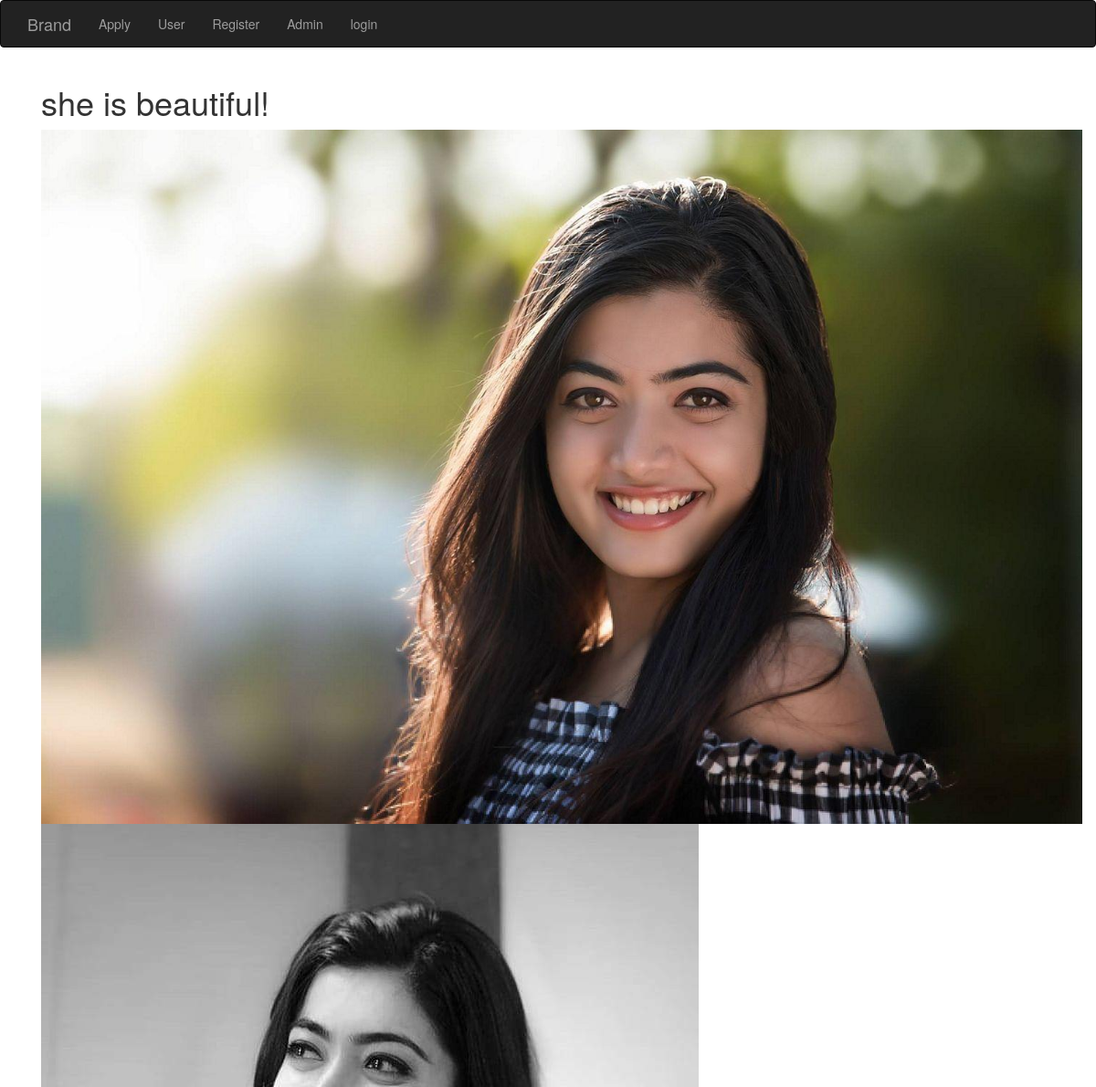
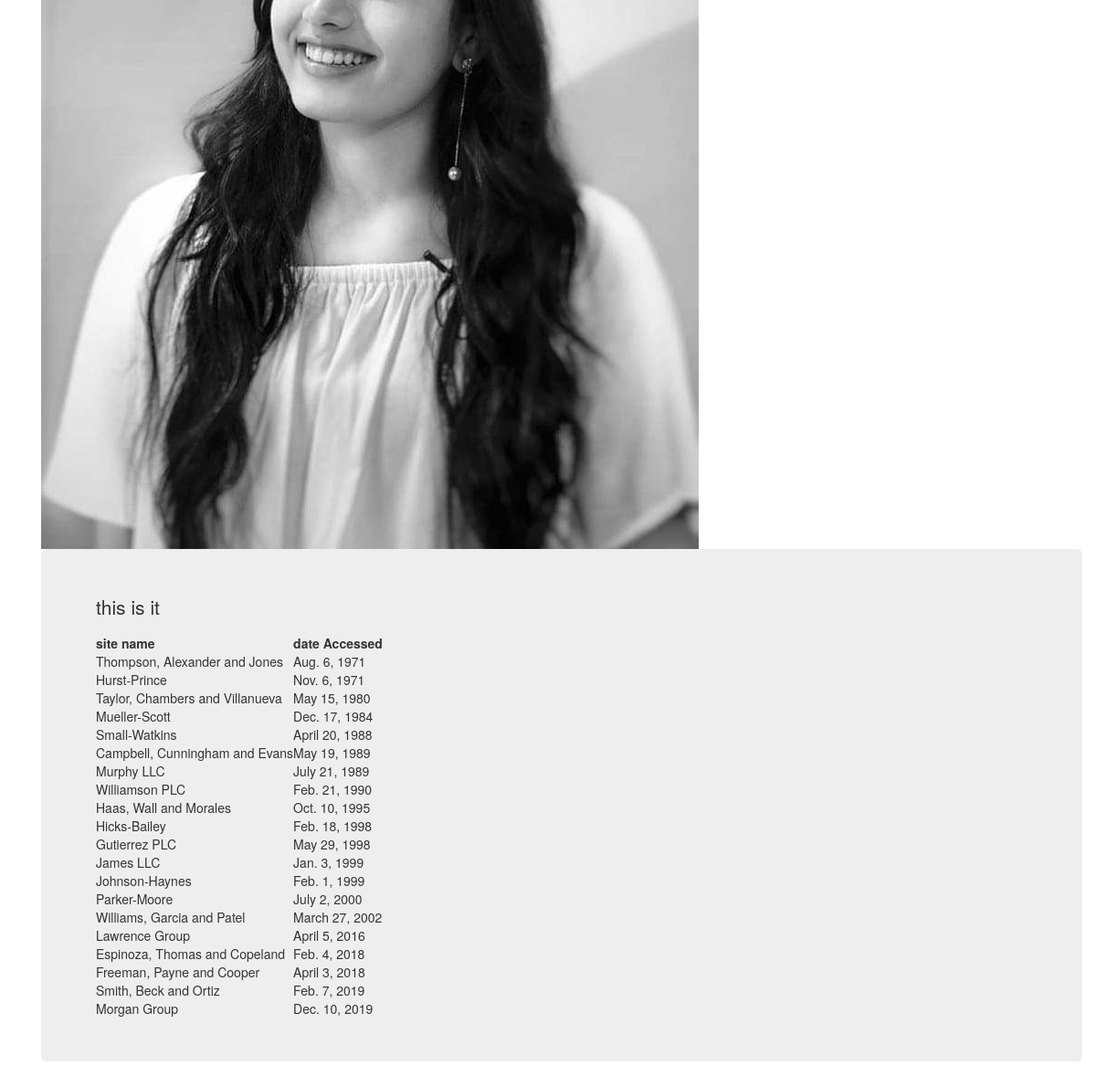
The page / on the database its author committed (2 pictures, top to bottom).
### first_app/models.py (models this page shows, shortened)
class Accessrecord(models.Model):
    name=models.ForeignKey(Webpage,on_delete=models.DO_NOTHING,)
    date=models.DateField()

class Webpage(models.Model):
    topic=models.ForeignKey(Topic,on_delete=models.DO_NOTHING,)
    name = models.CharField(max_length=264,unique=True)
    url=models.URLField(unique=True)
    def __str__(self):
        return self.name

### first_app/views.py (the view)
# urls.py: path('', views.index, name='index'),
def index(request):
    webpage_list=Accessrecord.objects.order_by('date')
    date_dict={'access_records':webpage_list}
    return render(request,'first_app/index.html',context=date_dict)

### templates/first_app/index.html
<!DOCTYPE html>
{% extends "first_app/base.html"%}
     {% block body_block %}
     {% load static%}
       <div class='container'>
         <h1>she is beautiful!</h1>
         <img class=" img-responsive " src="{% static "images/rash3.jpg" %}" alt="" />
         <img class=" img-responsive " src="{% static "images/rash2.jpg" %}" alt="" />
         <div class="jumbotron">
           <p>
             this is it
           </p>
           {% if access_records%}
           <table>
             <thead>
               <th>
                 site name
               </th>
               <th>
                 date Accessed
               </th>
             </thead>
             {% for i in access_records%}
             <tr>
               <td>
                 {{i.name}}
               </td>
               <td>
               {{ i.date}}
               </td>
             </tr>
             {%endfor%}
           </table>
           {%else%}
           <p>
             no access records
           </p>
           {%endif%}
         </div>
         </div>
    {% endblock %}

### templates/first_app/base.html (shortened to what this page needs)
<!DOCTYPE html>
<html lang="en" dir="ltr">
  <head>
    <link rel="stylesheet" href="https://maxcdn.bootstrapcdn.com/bootstrap/3.3.5/css/bootstrap.min.css">
  </head>
  <body>
    <nav class="navbar navbar-default navbar-inverse ">
      <div class="container">
        <ul class="nav navbar-nav">
          <li >
            <a class="navbar-brand" href="{%url "first_app:index"%}" class>Brand</a>
          </li>
          <li>
            <a class="navbar-link" href="{% url "first_app:form"%}">Apply</a>
          </li>
          <li>
            <a class="navbar-link" href="{% url "first_app:temp"%}">User</a>
          </li>
          <li>
            <a class="navbar-link" href="{% url "first_app:register"%}">Register</a>
          </li>
          <li>
            <a class="navbar-link" href="{% url "admin:index"%}">Admin</a>
          </li>
          {% if user.is_authenticated %}
          <li>
            <a class="navbar-link" href="{% url "logout"%}">logout</a>
          </li>
          {% else %}
          <li>
            <a class="navbar-link" href="{% url "first_app:login"%}">login</a>
          </li>
          {%endif%}
        </ul>
    </nav>
    <div class="container">
      {% block body_block %}
      {% endblock %}
    </div>
  </body>
</html>

### rows shown on the page
Accessrecord: name "Thompson, Alexander and Jones", date "Aug. 6, 1971"
Accessrecord: name "Hurst-Prince", date "Nov. 6, 1971"
Accessrecord: name "Taylor, Chambers and Villanueva", date "May 15, 1980"
Accessrecord: name "Mueller-Scott", date "Dec. 17, 1984"
Accessrecord: name "Small-Watkins", date "April 20, 1988"
Accessrecord: name "Campbell, Cunningham and Evans", date "May 19, 1989"
Accessrecord: name "Murphy LLC", date "July 21, 1989"
Accessrecord: name "Williamson PLC", date "Feb. 21, 1990"
Accessrecord: name "Haas, Wall and Morales", date "Oct. 10, 1995"
Accessrecord: name "Hicks-Bailey", date "Feb. 18, 1998"
Accessrecord: name "Gutierrez PLC", date "May 29, 1998"
Accessrecord: name "James LLC", date "Jan. 3, 1999"
Accessrecord: name "Johnson-Haynes", date "Feb. 1, 1999"
Accessrecord: name "Parker-Moore", date "July 2, 2000"
Accessrecord: name "Williams, Garcia and Patel", date "March 27, 2002"
Accessrecord: name "Lawrence Group", date "April 5, 2016"
Accessrecord: name "Espinoza, Thomas and Copeland", date "Feb. 4, 2018"
Accessrecord: name "Freeman, Payne and Cooper", date "April 3, 2018"
Accessrecord: name "Smith, Beck and Ortiz", date "Feb. 7, 2019"
Accessrecord: name "Morgan Group", date "Dec. 10, 2019"
